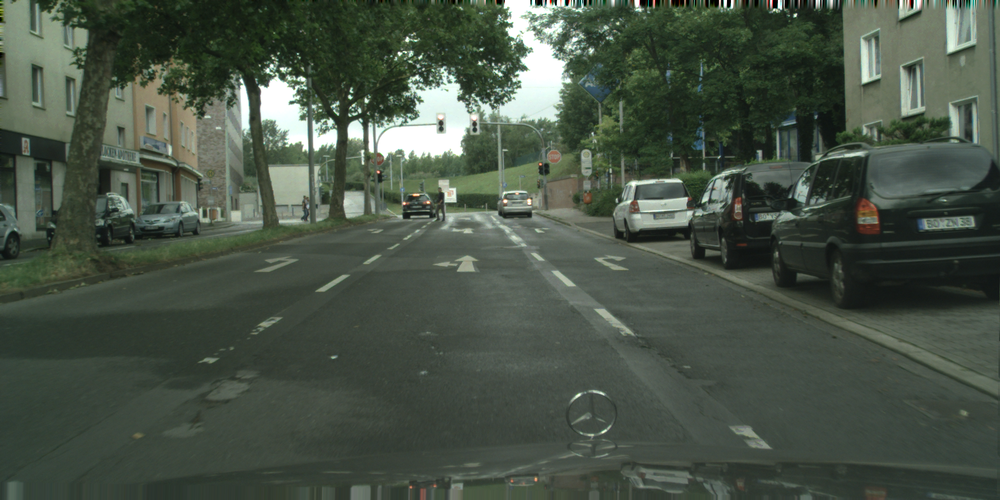
#> input picture Attention/data/bochum_000000_005936_leftImg8bit.png, 1000 x 500 px, shrunk from 2048 x 1024 before the run; its folder holds only this picture in this run
$ python run_attention.py --image data/bochum_000000_005936_leftImg8bit.png --dir data
#> lines starting #> are read from the running program, lines starting #| are printed output that depends on the picture
#> in test_find_tfl_lights, image is the input picture: shape (500, 1000, 3); mean R, G, B 72.2, 83.3, 70.5
try:
    print("Elementary imports: ")
    import os
    import json
    import glob
    import argparse

    print("numpy/scipy imports:")
    import numpy as np
    from scipy import signal as sg
    import scipy.ndimage as ndimage
    from scipy.ndimage.filters import maximum_filter
    from skimage.feature import peak_local_max

    print("PIL imports:")
    from PIL import Image

    print("matplotlib imports:")
    import matplotlib.pyplot as plt
except ImportError:
    print("Need to fix the installation")
    raise

print("All imports okay. Yay!")


def find_tfl_lights(c_image: np.ndarray, **kwargs):
    """
    Detect candidates for TFL lights. Use c_image, kwargs and you imagination to implement
    :param c_image: The image itself as np.uint8, shape of (H, W, 3)
    :param kwargs: Whatever config you want to pass in here
    :return: 4-tuple of x_red, y_red, x_green, y_green
    """

    kernel_r = np.array(
        [[-0.5, -0.5, -0.5], [-0.5, -0.5, -0.5], [-0.5, -0.5, -0.5], [-0.5, -0.5, -0.5], [-0.5, -0.5, -0.5],
         [-0.5, -0.5, -0.5], [-0.5, -0.5, -0.5], [-0.5, -0.5, -0.5], [-0.5, -0.5, -0.5], [1, 1, -0.5], [1, 2, 1],
         [1, 2, 1], [1, 1, 1], [1, 1, 1]])
    kernel_g = np.array(
        [[1, 1, 1], [1, 1, 1], [1, 2, 1], [1, 2, 1], [1, 1, -0.5], [1, 1, -0.5], [-0.5, -0.5, -0.5], [-0.5, -0.5, -0.5],
         [-0.5, -0.5, -0.5], [-0.5, -0.5, -0.5], [-0.5, -0.5, -0.5], [-0.5, -0.5, -0.5], [-0.5, -0.5, -0.5],
         [-0.5, -0.5, -0.5], [-0.5, -0.5, -0.5], ])

    img = np.asarray(c_image)

    red = img[:, :, 0]
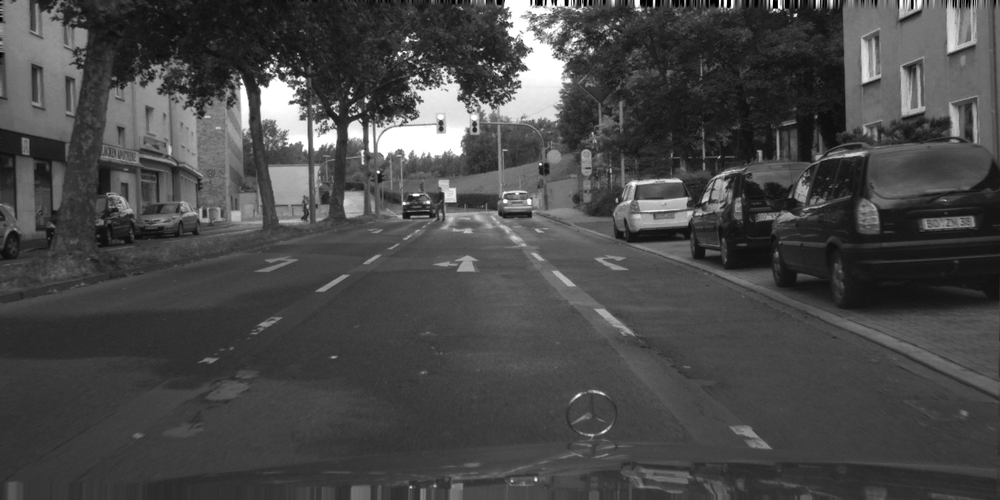
#> red: shape (500, 1000); min 0, max 255, mean 72.2
    green = img[:, :, 1]
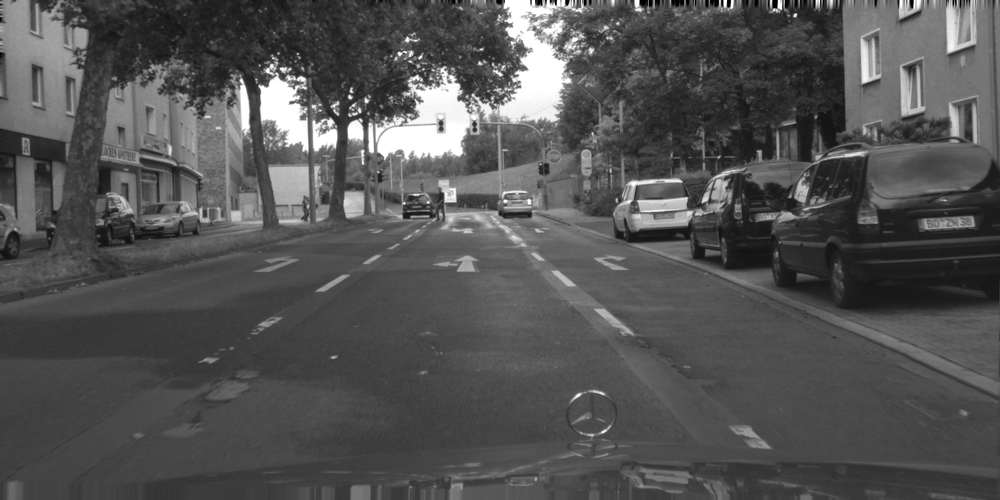
#> green: shape (500, 1000); min 0, max 255, mean 83.3

    grad_r = sg.convolve2d(red, kernel_r, mode='same')
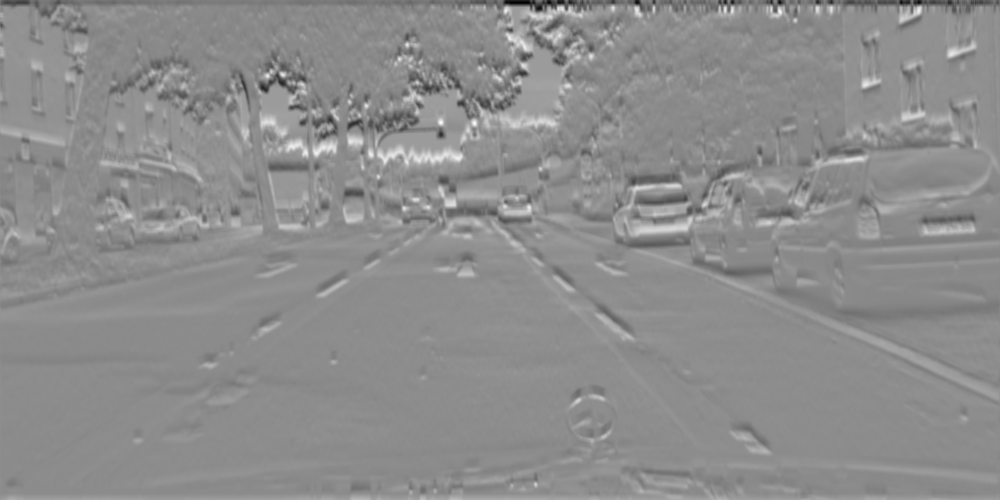
#> grad_r: shape (500, 1000) float64; min -3442.5, max 3029.5, mean 139.9; drawn with min black and max white
    grad_g = sg.convolve2d(green, kernel_g, mode='same')
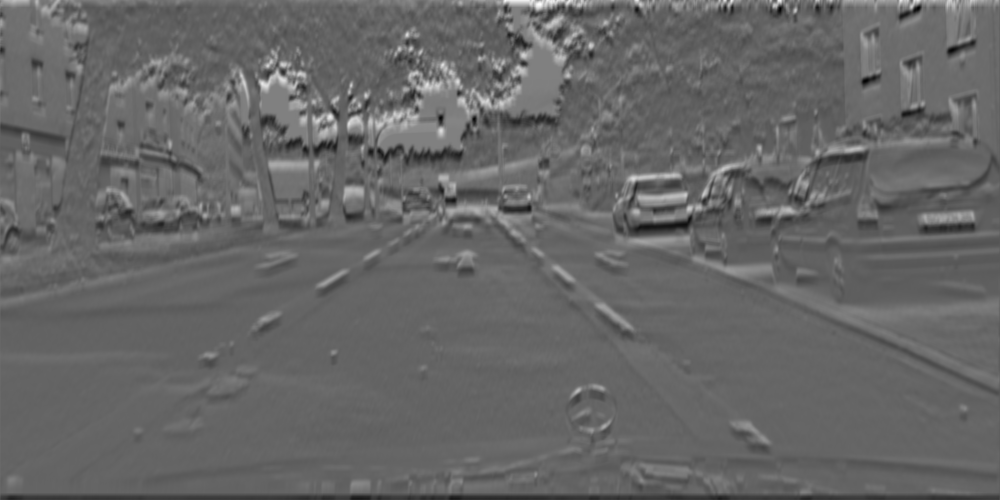
#> grad_g: shape (500, 1000) float64; min -2200.5, max 3957.5, mean 284.1; drawn with min black and max white
    coordinates_red = peak_local_max(grad_r, min_distance=20, num_peaks=10)
#> coordinates_red = [[123, 474], [122, 440], [38, 509], [158, 457], [153, 316], [154, 370], [146, 292], [207, 529], [75, 267], [84, 865]]
    coordinates_green = peak_local_max(grad_g, min_distance=20, num_peaks=10)
#> coordinates_green = [[116, 330], [83, 262], [84, 427], [130, 441], [178, 633], [34, 407], [101, 487], [55, 523], [116, 399], [45, 590]]

    x_red = coordinates_red[:, -1]
#> x_red = [474, 440, 509, 457, 316, 370, 292, 529, 267, 865]
    y_red = coordinates_red[:, 0]
#> y_red = [123, 122, 38, 158, 153, 154, 146, 207, 75, 84]
    x_green = coordinates_green[:, -1]
#> x_green = [330, 262, 427, 441, 633, 407, 487, 523, 399, 590]
    y_green = coordinates_green[:, 0]
#> y_green = [116, 83, 84, 130, 178, 34, 101, 55, 116, 45]

    return x_red, y_red, x_green, y_green


def show_image_and_gt(image, objs, fig_num=None):
    plt.figure(fig_num).clf()
    plt.imshow(image)
    labels = set()
    if objs is not None:
        for o in objs:
            poly = np.array(o['polygon'])[list(np.arange(len(o['polygon']))) + [0]]
            plt.plot(poly[:, 0], poly[:, 1], 'r', label=o['label'])
            labels.add(o['label'])
        if len(labels) > 1:
            plt.legend()


def test_find_tfl_lights(image_path, json_path=None, fig_num=None):
    """
    Run the attention code
    """
    image = np.array(Image.open(image_path))
    if json_path is None:
        objects = None
    else:
        gt_data = json.load(open(json_path))
        what = ['traffic light']
        objects = [o for o in gt_data['objects'] if o['label'] in what]

    show_image_and_gt(image, objects, fig_num)

    red_x, red_y, green_x, green_y = find_tfl_lights(image, some_threshold=42)
#> red_x = [474, 440, 509, 457, 316, 370, 292, 529, 267, 865]; red_y = [123, 122, 38, 158, 153, 154, 146, 207, 75, 84]; green_x = [330, 262, 427, 441, 633, 407, 487, 523, 399, 590]; green_y = [116, 83, 84, 130, 178, 34, 101, 55, 116, 45]
    plt.plot(red_x, red_y, 'ro', color='r', markersize=4)
    plt.plot(green_x, green_y, 'ro', color='g', markersize=4)


def main(argv=None):
    """It's nice to have a standalone tester for the algorithm.
    Consider looping over some images from here, so you can manually exmine the results
    Keep this functionality even after you have all system running, because you sometime want to debug/improve a module
    :param argv: In case you want to programmatically run this"""

    parser = argparse.ArgumentParser("Test TFL attention mechanism")
    parser.add_argument('-i', '--image', type=str, help='Path to an image')
    parser.add_argument("-j", "--json", type=str, help="Path to json GT for comparison")
    parser.add_argument('-d', '--dir', type=str, help='Directory to scan images in')
    args = parser.parse_args(argv)
    default_base = 'data'
    if args.dir is None:
        args.dir = default_base
    flist = glob.glob(os.path.join(args.dir, '*_leftImg8bit.png'))
    for image in flist:
        json_fn = image.replace('_leftImg8bit.png', '_gtFine_polygons.json')
        if not os.path.exists(json_fn):
            json_fn = None
        test_find_tfl_lights(image, json_fn)
    if len(flist):
        print("You should now see some images, with the ground truth marked on them. Close all to quit.")
    else:
        print("Bad configuration?? Didn't find any picture to show")
    plt.show(block=True)
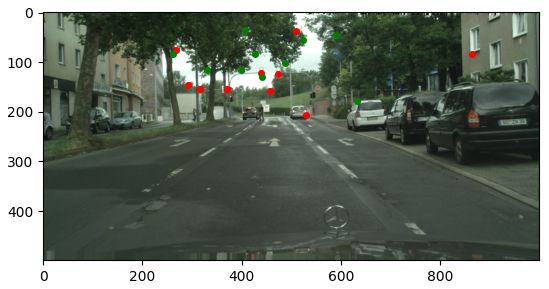
#> figure drawn by matplotlib, 1 panel


if __name__ == '__main__':
    main()

$ run again, on Integration/Frames/dusseldorf_000049_000024_leftImg8bit.png
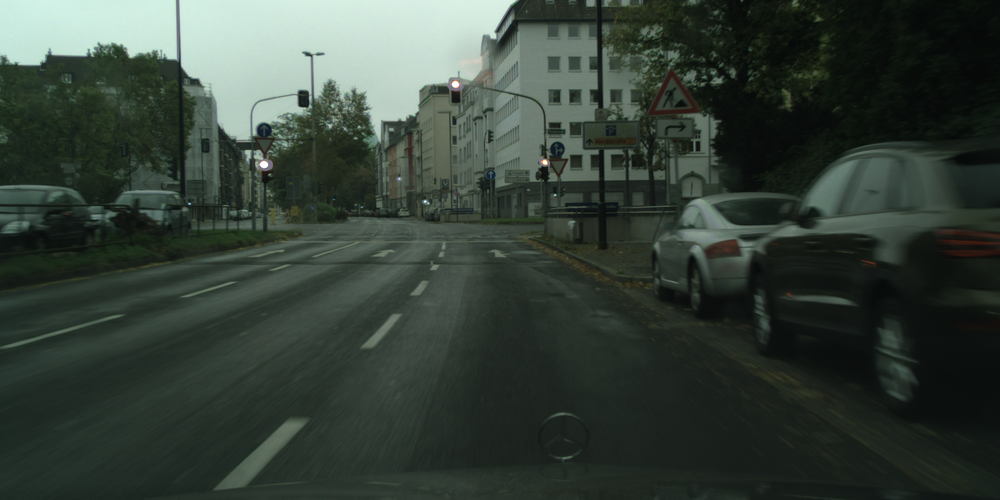
#> input picture Integration/Frames/dusseldorf_000049_000024_leftImg8bit.png, 1000 x 500 px, shrunk from 2048 x 1024 before the run
#> in test_find_tfl_lights, image is the input picture: shape (500, 1000, 3); mean R, G, B 53.7, 64.6, 56.4
#> in find_tfl_lights, `grad_g = sg.convolve2d(green, kernel_g, mode='same')`:
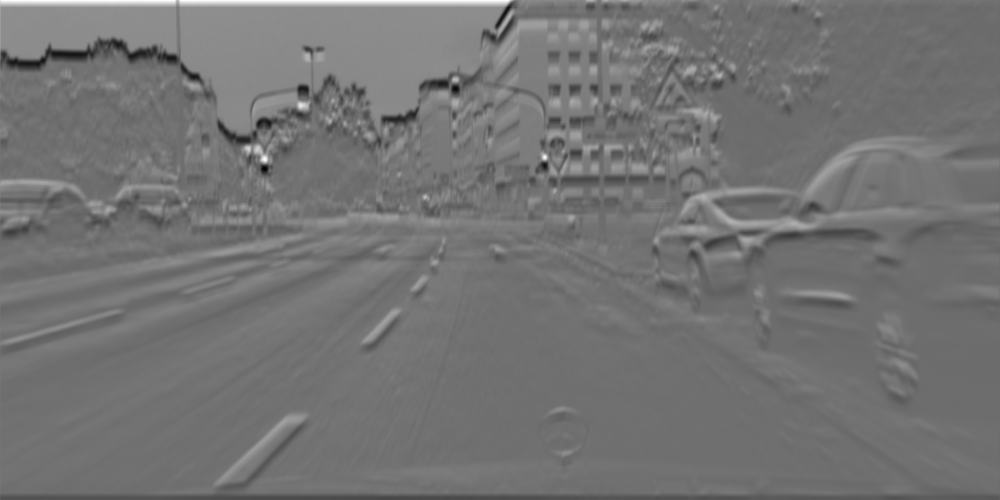
#> grad_g: shape (500, 1000) float64; min -2439.5, max 3388, mean 206.9; drawn with min black and max white
#> coordinates_red = [[167, 544], [170, 263], [90, 454], [47, 117], [126, 268], [58, 81], [67, 37], [61, 168], [92, 305], [118, 413]]
#> coordinates_green = [[159, 264], [157, 544], [105, 300], [79, 454], [197, 425], [75, 719], [221, 730], [196, 703], [55, 307], [223, 794]]
#> x_red = [544, 263, 454, 117, 268, 81, 37, 168, 305, 413]
#> y_red = [167, 170, 90, 47, 126, 58, 67, 61, 92, 118]
#> x_green = [264, 544, 300, 454, 425, 719, 730, 703, 307, 794]
#> y_green = [159, 157, 105, 79, 197, 75, 221, 196, 55, 223]
#> red_x = [544, 263, 454, 117, 268, 81, 37, 168, 305, 413]; red_y = [167, 170, 90, 47, 126, 58, 67, 61, 92, 118]; green_x = [264, 544, 300, 454, 425, 719, 730, 703, 307, 794]; green_y = [159, 157, 105, 79, 197, 75, 221, 196, 55, 223]
#> in main, `plt.show(block=True)`:
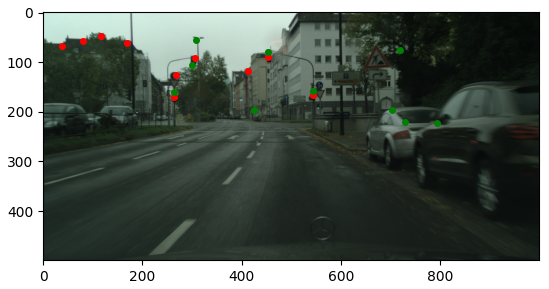
#> figure drawn by matplotlib, 1 panel

$ run again, on Attention/data/bonn_000027_000019_leftImg8bit.png
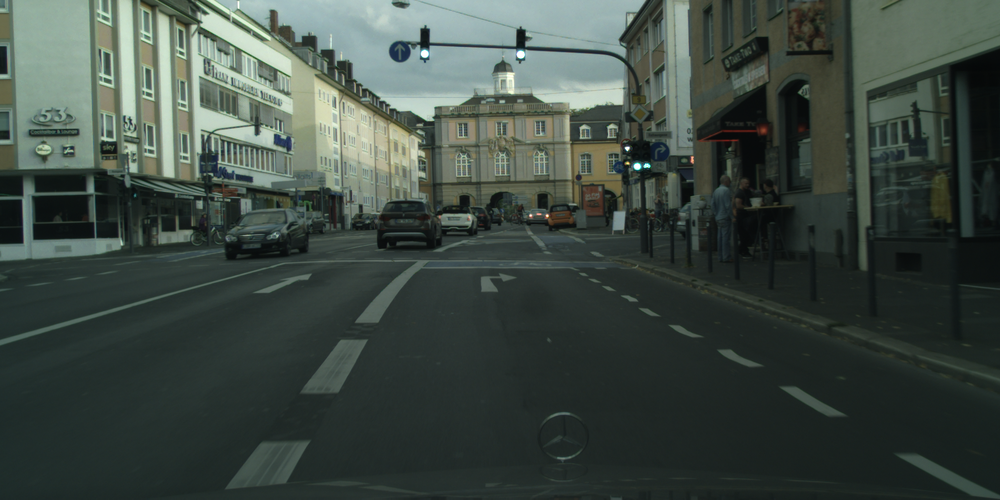
#> input picture Attention/data/bonn_000027_000019_leftImg8bit.png, 1000 x 500 px, shrunk from 2048 x 1024 before the run
#> in test_find_tfl_lights, image is the input picture: shape (500, 1000, 3); mean R, G, B 62.3, 73.5, 66.9
#> in find_tfl_lights, `grad_g = sg.convolve2d(green, kernel_g, mode='same')`:
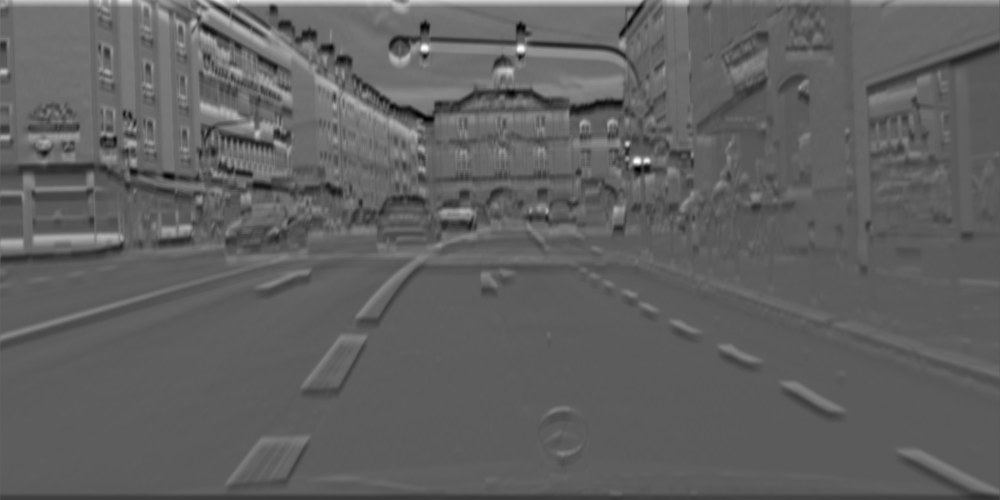
#> grad_g: shape (500, 1000) float64; min -1953, max 3805.5, mean 238; drawn with min black and max white
#> coordinates_red = [[171, 637], [96, 511], [165, 692], [59, 424], [60, 519], [221, 547], [122, 425], [31, 205], [107, 615], [70, 275]]
#> coordinates_green = [[161, 635], [48, 519], [47, 423], [133, 257], [23, 193], [106, 202], [29, 241], [86, 333], [237, 103], [211, 462]]
#> x_red = [637, 511, 692, 424, 519, 547, 425, 205, 615, 275]
#> y_red = [171, 96, 165, 59, 60, 221, 122, 31, 107, 70]
#> x_green = [635, 519, 423, 257, 193, 202, 241, 333, 103, 462]
#> y_green = [161, 48, 47, 133, 23, 106, 29, 86, 237, 211]
#> red_x = [637, 511, 692, 424, 519, 547, 425, 205, 615, 275]; red_y = [171, 96, 165, 59, 60, 221, 122, 31, 107, 70]; green_x = [635, 519, 423, 257, 193, 202, 241, 333, 103, 462]; green_y = [161, 48, 47, 133, 23, 106, 29, 86, 237, 211]
#> in main, `plt.show(block=True)`:
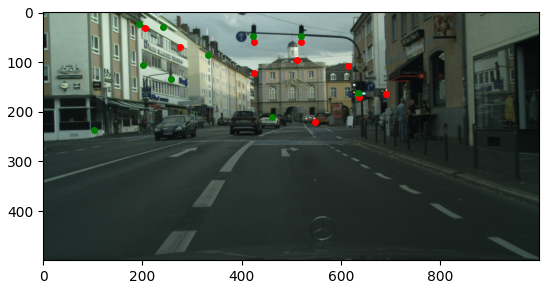
#> figure drawn by matplotlib, 1 panel
